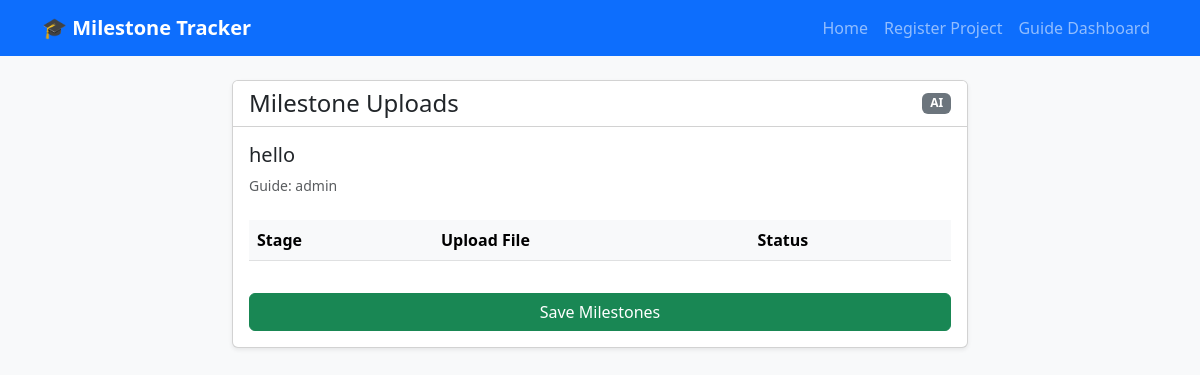
Screenshot of /upload/1/ with the database file from the repository.
### projects/models.py (models this page shows, shortened)
class Project(models.Model):
    title = models.CharField(max_length=200, unique=True)
    team_members = models.TextField(help_text="List team members separated by commas")
    guide = models.ForeignKey(User, on_delete=models.SET_NULL, null=True, related_name='projects')
    domain = models.CharField(max_length=10, choices=DOMAIN_CHOICES)
    marks = models.IntegerField(default=0)

### projects/views.py (the view)
# urls.py: path('upload/<int:project_id>/', views.upload_milestone, name='upload_milestone'),
def upload_milestone(request, project_id):
    project = get_object_or_404(Project, id=project_id)
    milestone = project.milestone
    if request.method == 'POST':
        form = MilestoneUploadForm(request.POST, request.FILES, instance=milestone)
        if form.is_valid():
            form.save()
            return redirect('upload_milestone', project_id=project.id)
    else:
        form = MilestoneUploadForm(instance=milestone)
    return render(request, 'milestones/upload.html', {'form': form, 'project': project})

### templates/milestones/upload.html (shortened to what this page needs)
{% extends 'base.html' %}
{% block content %}
<div class="row justify-content-center">
    <div class="col-md-8">
        <div class="card shadow-sm mb-4">
            <div class="card-header bg-white d-flex justify-content-between align-items-center">
                <h4 class="mb-0">Milestone Uploads</h4>
                <span class="badge bg-secondary">{{ project.domain }}</span>
            </div>
            <div class="card-body">
                <h5 class="card-title">{{ project.title }}</h5>
                <p class="text-muted small">Guide: {{ project.guide.username|default:"Unassigned" }}</p>
                <form method="post" enctype="multipart/form-data">
                    <div class="table-responsive mt-4">
                        <table class="table align-middle">
                            <thead class="table-light">
                                <tr>
                                    <th>Stage</th>
                                    <th>Upload File</th>
                                    <th>Status</th>
                                </tr>
                            </thead>
                        </table>
                    </div>
                    <button type="submit" class="btn btn-success mt-3 w-100">Save Milestones</button>
                </form>
            </div>
        </div>
    </div>
</div>
{% endblock %}

### templates/base.html (style rules this page uses)
body { background-color: #f8f9fa; }

### rows the page displays
Project: domain "AI", title "hello", guide.username "admin"
